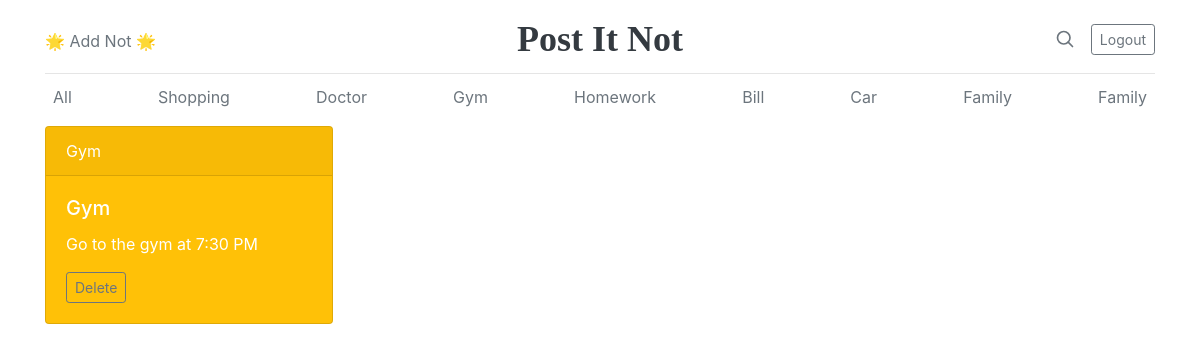
/subjectview/Gym  (signed in), run on the app's committed database.
### postitnotapp/models.py (models this page shows)
class AddNot(models.Model):
    author = models.CharField(max_length=50)
    note_subject = models.CharField(max_length=50)
    note_title = models.CharField(max_length=50)
    note = models.CharField(max_length=800)
    def __str__(self):
        return f"{self.note_subject} ->> {self.note_title}"

### postitnotapp/views.py (the view)
# urls.py: path("subjectview/<str:sybject>", views.subjectview, name="subjectview"),
@login_required(login_url="/login")
def subjectview(request,sybject):
    print(sybject)
    deneme = sybject
    allNot = models.AddNot.objects.filter(Q(author=request.user)).all()
    allSubjectNot = models.AddNot.objects.filter(Q(author=request.user) and Q(note_subject=deneme)).all()
    print(allSubjectNot)
    return render(request,"postitnotapp/subjectview.html",context={"allNot":allNot,"allSubjectNot":allSubjectNot})

### postitnotapp/templates/postitnotapp/subjectview.html (shortened to what this page needs)
{% extends "base.html" %}
{% block content %}
        {% if request.user.is_authenticated %}
        <div class="nav-scroller py-1 mb-2">
            <nav class="nav d-flex justify-content-between">
                <a class="p-2 text-muted" href="{% url 'postitnotapp:index' %}">All</a>
                {% for note in allNot %}
                <a class="p-2 text-muted" href="{% url 'postitnotapp:subjectview' sybject=note.note_subject %}" name="subject">{{note.note_subject}}</a>
                {% endfor %}
            </nav>
        </div>
        <div class="row">
            {% for subjectNot in allSubjectNot %}
            <div class="col-lg-4 col-md-6 col-sm-12 mb-3">
                <div class="card text-white bg-warning" style="max-width: 18rem;">
                    <div class="card-header">{{subjectNot.note_subject}}</div>
                    <div class="card-body">
                        <h5 class="card-title">{{subjectNot.note_title}}</h5>
                        <p class="card-text">{{subjectNot.note}}</p>
                        <a class="btn btn-sm btn-outline-secondary" href="{% url 'postitnotapp:delete' pk=subjectNot.pk %}">Delete</a>
                    </div>
                </div>
            </div>
            {% endfor %}
        </div>
        {% endif %}
{% endblock %}

### data on the page
AddNot: note_subject "Shopping"
AddNot: note_subject "Doctor"
AddNot: note_subject "Gym", note_title "Gym", note "Go to the gym at 7:30 PM"
AddNot: note_subject "Homework"
AddNot: note_subject "Bill"
AddNot: note_subject "Car"
AddNot: note_subject "Family"
AddNot: note_subject "Family"
